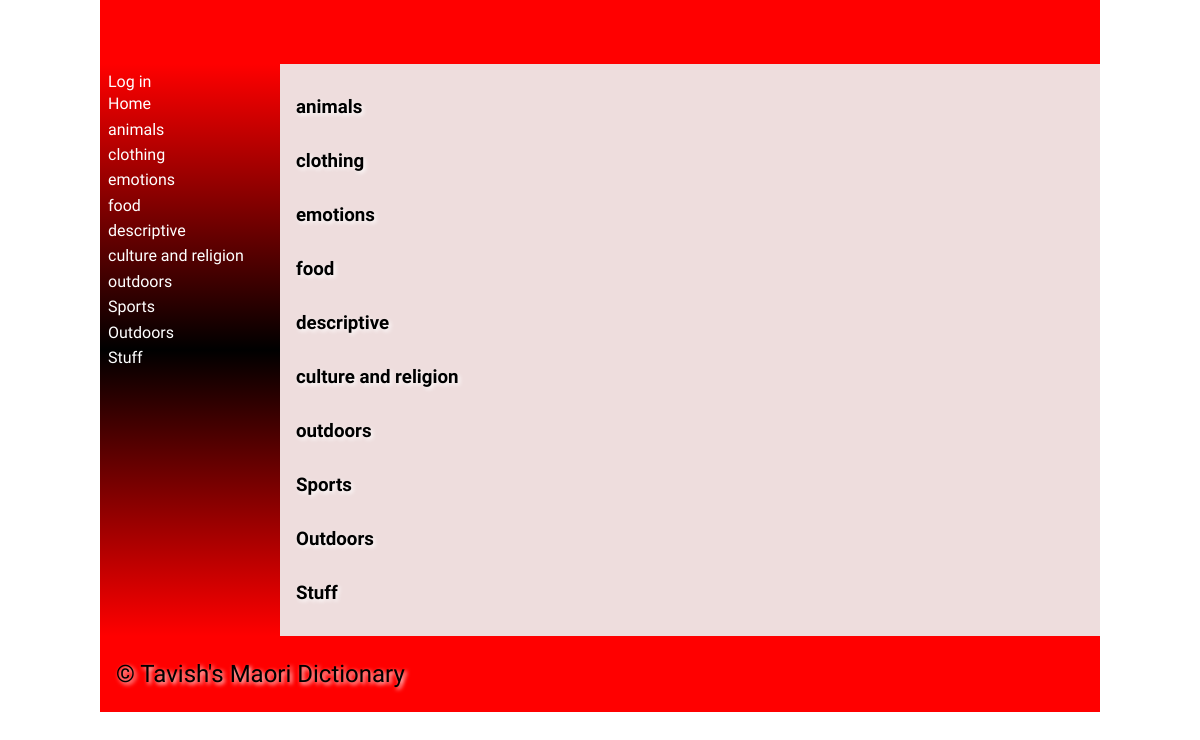
The page /categories on the database its author committed.
### tables this page shows
CREATE TABLE "categories"
(
    id       integer
        constraint category_pk
            primary key autoincrement,
    category varchar(30)
);

### app.py (the view)
@app.route('/categories')
def render_categories():
    con = create_connection(DB_NAME)
    query = "SELECT category, id FROM categories"
    cur = con.cursor()
    cur.execute(query)
    categories_list = cur.fetchall()
    con.close()
    return render_template("categories.html", categories = categories_list, logged_in = is_logged_in())

### app.py (called while the page is built)
def is_logged_in():
    if session.get('email') is None:
        print('Not logged in')
        return False
    else:
        print('Logged in')
        return True

def create_connection(db_file):
   try:
       connection = sqlite3.connect(db_file)
       connection.execute('pragma foreign_keys=ON')
       return connection
   except Error as e:
       print(e)
   return None

### templates/categories.html (shortened to what this page needs)
{% extends "base.html" %}
{% block main %}
<div id="categories">
{% for categories in categories %}
        <div class = "product-box">
            <h3> {{ categories[0] }}</h3>
        </div>
        {% endfor %}
</div>
{% endblock %}

### templates/base.html (shortened to what this page needs)
<!doctype html>
<html lang="en">
<head>
	<link href="{{ url_for('static', filename='css/style.css') }}" rel="stylesheet">
</head>
<body>
	<div id="container">
		<header>
			<h1>{% block heading %}{% endblock %}</h1>
		</header>
		<nav>
            {% if logged_in %}
                <a href="/logout">Log out</a>
            {% else %}
                <a href="/login">Log in</a>
            {% endif %}
			<ul>
                <li><a href="\">Home</a></li>
				<div id="categories">
					{% for categories in categories %}
					<div class = "product-box">
						<li><a href = "/words/{{categories[0]}}"> {{ categories[0]}}</a></li>
					</div>
        			{% endfor %}
					</div>
			</ul>
		</nav>
		<main>
            {% block main%}{% endblock %}
        </main>
		<footer>
			<p>
				&copy; Tavish's Maori Dictionary
			</p>
		</footer>
	</div>
</body>
</html>

### static/css/style.css (style rules this page uses)
* { font-family: Comfortaa, sans-serif; margin: 0; padding: 0; box-sizing: border-box; }
#container { display: grid; grid-template-columns: 75px auto; grid-template-areas: 'nav header' 'main main' 'footer footer'; }
header { grid-area: header; background-color: #ff0000; padding: 1rem; }
nav { grid-area: nav; }
main { grid-area: main; padding: 1rem; background-color: #edd; }
h1, h2, h3, h4 { padding: 1rem 0; font-family: 'Suez One', serif; color: #000; text-shadow: 2px 2px 4px #fff; }
p { padding: 0.5rem 0; }
a { color: #222; }
footer { grid-area: footer; padding: 1rem; background-color: #f00; }
footer p { color: #000; text-shadow: 2px 2px 4px #fff; font-size: 1.5rem; }
@media only screen and (min-width: 768px) { #container { grid-template-columns: 180px auto; grid-template-areas: 'header header' 'nav main' 'footer footer'; } }
@media only screen and (min-width: 768px) { nav { background: linear-gradient(180deg, rgba(255,0,0,1) 0%, rgba(0, 0, 0, 1) 50%, rgba(255,0,0,1) 100%); padding: 0.5rem; } }
@media only screen and (min-width: 768px) { nav ul { list-style: none; } }
@media only screen and (min-width: 768px) { nav li { padding: 0.2rem 0; } }
@media only screen and (min-width: 768px) { nav a { color: #fff; text-decoration: none; } }
@media only screen and (min-width: 1000px) { #container { width: 1000px; margin: auto; } }

### rows shown on the page
categories: category "animals"
categories: category "clothing"
categories: category "emotions"
categories: category "food"
categories: category "descriptive"
categories: category "culture and religion"
categories: category "outdoors"
categories: category "Sports"
categories: category "Outdoors"
categories: category "Stuff"
